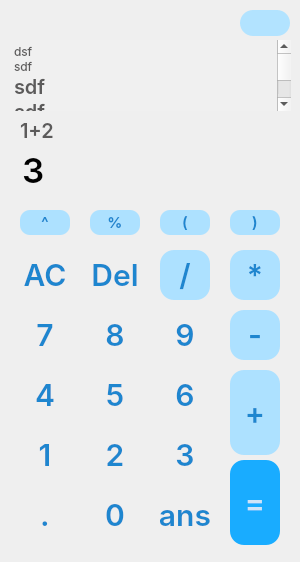
<?xml version="1.0" encoding="UTF-8"?>
<ui version="4.0">
 <class>Calculator_QtClass</class>
 <widget class="QMainWindow" name="Calculator_QtClass">
  <property name="geometry">
   <rect>
    <x>0</x>
    <y>0</y>
    <width>300</width>
    <height>562</height>
   </rect>
  </property>
  <property name="windowTitle">
   <string>Calchup</string>
  </property>
  <property name="windowIcon">
   <iconset resource="Calculator_Qt.qrc">
    <normaloff>:/Calculator_Qt/image 7.png</normaloff>:/Calculator_Qt/image 7.png</iconset>
  </property>
  <property name="styleSheet">
   <string notr="true">QPushButton::hover {
    background-color: #E1E1E1;
}

QPushButton:pressed {
    background-color: #D2D2D2;
}

</string>
  </property>
  <widget class="QWidget" name="centralWidget">
   <property name="sizePolicy">
    <sizepolicy hsizetype="Fixed" vsizetype="Fixed">
     <horstretch>0</horstretch>
     <verstretch>0</verstretch>
    </sizepolicy>
   </property>
   <widget class="QPushButton" name="dot_btn">
    <property name="geometry">
     <rect>
      <x>20</x>
      <y>490</y>
      <width>50</width>
      <height>50</height>
     </rect>
    </property>
    <property name="styleSheet">
     <string notr="true">border-radius: 14px;
color: #1E86CF;
font-family: Inter;
font-size: 30px;
font-style: normal;
font-weight: 500;
line-height: normal;</string>
    </property>
    <property name="text">
     <string>.</string>
    </property>
    <property name="shortcut">
     <string>.</string>
    </property>
   </widget>
   <widget class="QPushButton" name="equal_btn">
    <property name="geometry">
     <rect>
      <x>230</x>
      <y>460</y>
      <width>50</width>
      <height>85</height>
     </rect>
    </property>
    <property name="toolTip">
     <string>Enter</string>
    </property>
    <property name="styleSheet">
     <string notr="true">border-radius: 14px;
background: #19ACFF;

color: #CEE4F8;
font-family: Inter;
font-size: 30px;
font-style: normal;
font-weight: 500;
line-height: normal;</string>
    </property>
    <property name="text">
     <string>=</string>
    </property>
    <property name="shortcut">
     <string>Enter</string>
    </property>
   </widget>
   <widget class="QPushButton" name="plus_btn">
    <property name="geometry">
     <rect>
      <x>230</x>
      <y>370</y>
      <width>50</width>
      <height>85</height>
     </rect>
    </property>
    <property name="styleSheet">
     <string notr="true">border-radius: 14px;
background: #ADE1FF;
color: #1E86CF;
font-family: Inter;
font-size: 30px;
font-style: normal;
font-weight: 500;
line-height: normal;</string>
    </property>
    <property name="text">
     <string>+</string>
    </property>
    <property name="shortcut">
     <string>+</string>
    </property>
   </widget>
   <widget class="QPushButton" name="btn0">
    <property name="geometry">
     <rect>
      <x>90</x>
      <y>490</y>
      <width>50</width>
      <height>50</height>
     </rect>
    </property>
    <property name="styleSheet">
     <string notr="true">border-radius: 14px;
color: #1E86CF;
font-family: Inter;
font-size: 30px;
font-style: normal;
font-weight: 500;
line-height: normal;</string>
    </property>
    <property name="text">
     <string>0</string>
    </property>
    <property name="shortcut">
     <string>0</string>
    </property>
   </widget>
   <widget class="QPushButton" name="ans_btn">
    <property name="geometry">
     <rect>
      <x>160</x>
      <y>490</y>
      <width>50</width>
      <height>50</height>
     </rect>
    </property>
    <property name="toolTip">
     <string>a</string>
    </property>
    <property name="styleSheet">
     <string notr="true">border-radius: 14px;
color: #1E86CF;
font-family: Inter;
font-size: 30px;
font-style: normal;
font-weight: 500;
line-height: normal;</string>
    </property>
    <property name="text">
     <string>ans</string>
    </property>
    <property name="shortcut">
     <string>A</string>
    </property>
   </widget>
   <widget class="QPushButton" name="btn3">
    <property name="geometry">
     <rect>
      <x>160</x>
      <y>430</y>
      <width>50</width>
      <height>50</height>
     </rect>
    </property>
    <property name="styleSheet">
     <string notr="true">border-radius: 14px;
color: #1E86CF;
font-family: Inter;
font-size: 30px;
font-style: normal;
font-weight: 500;
line-height: normal;</string>
    </property>
    <property name="text">
     <string>3</string>
    </property>
    <property name="shortcut">
     <string>3</string>
    </property>
   </widget>
   <widget class="QPushButton" name="btn2">
    <property name="geometry">
     <rect>
      <x>90</x>
      <y>430</y>
      <width>50</width>
      <height>50</height>
     </rect>
    </property>
    <property name="styleSheet">
     <string notr="true">border-radius: 14px;
color: #1E86CF;
font-family: Inter;
font-size: 30px;
font-style: normal;
font-weight: 500;
line-height: normal;

</string>
    </property>
    <property name="text">
     <string>2</string>
    </property>
    <property name="shortcut">
     <string>2</string>
    </property>
   </widget>
   <widget class="QPushButton" name="btn1">
    <property name="geometry">
     <rect>
      <x>20</x>
      <y>430</y>
      <width>50</width>
      <height>50</height>
     </rect>
    </property>
    <property name="styleSheet">
     <string notr="true">border-radius: 14px;
color: #1E86CF;
font-family: Inter;
font-size: 30px;
font-style: normal;
font-weight: 500;
line-height: normal;</string>
    </property>
    <property name="text">
     <string>1</string>
    </property>
    <property name="shortcut">
     <string>1</string>
    </property>
   </widget>
   <widget class="QPushButton" name="btn7">
    <property name="geometry">
     <rect>
      <x>20</x>
      <y>310</y>
      <width>50</width>
      <height>50</height>
     </rect>
    </property>
    <property name="styleSheet">
     <string notr="true">border-radius: 14px;
color: #1E86CF;
font-family: Inter;
font-size: 30px;
font-style: normal;
font-weight: 500;
line-height: normal;</string>
    </property>
    <property name="text">
     <string>7</string>
    </property>
    <property name="shortcut">
     <string>7</string>
    </property>
   </widget>
   <widget class="QPushButton" name="btn5">
    <property name="geometry">
     <rect>
      <x>90</x>
      <y>370</y>
      <width>50</width>
      <height>50</height>
     </rect>
    </property>
    <property name="styleSheet">
     <string notr="true">border-radius: 14px;
/* box-shadow: 10px 10px 10px 0px rgba(255, 255, 255, 0.25) inset; */

color: #1E86CF;
font-family: Inter;
font-size: 30px;
font-style: normal;
font-weight: 500;
line-height: normal;</string>
    </property>
    <property name="text">
     <string>5</string>
    </property>
    <property name="shortcut">
     <string>5</string>
    </property>
   </widget>
   <widget class="QPushButton" name="btn4">
    <property name="geometry">
     <rect>
      <x>20</x>
      <y>370</y>
      <width>50</width>
      <height>50</height>
     </rect>
    </property>
    <property name="styleSheet">
     <string notr="true">border-radius: 14px;
color: #1E86CF;
font-family: Inter;
font-size: 30px;
font-style: normal;
font-weight: 500;
line-height: normal;</string>
    </property>
    <property name="text">
     <string>4</string>
    </property>
    <property name="shortcut">
     <string>4</string>
    </property>
   </widget>
   <widget class="QPushButton" name="btn6">
    <property name="geometry">
     <rect>
      <x>160</x>
      <y>370</y>
      <width>50</width>
      <height>50</height>
     </rect>
    </property>
    <property name="styleSheet">
     <string notr="true">border-radius: 14px;
color: #1E86CF;
font-family: Inter;
font-size: 30px;
font-style: normal;
font-weight: 500;
line-height: normal;</string>
    </property>
    <property name="text">
     <string>6</string>
    </property>
    <property name="shortcut">
     <string>6</string>
    </property>
   </widget>
   <widget class="QPushButton" name="btn9">
    <property name="geometry">
     <rect>
      <x>160</x>
      <y>310</y>
      <width>50</width>
      <height>50</height>
     </rect>
    </property>
    <property name="styleSheet">
     <string notr="true">border-radius: 14px;
color: #1E86CF;
font-family: Inter;
font-size: 30px;
font-style: normal;
font-weight: 500;
line-height: normal;</string>
    </property>
    <property name="text">
     <string>9</string>
    </property>
    <property name="shortcut">
     <string>9</string>
    </property>
   </widget>
   <widget class="QPushButton" name="btn8">
    <property name="geometry">
     <rect>
      <x>90</x>
      <y>310</y>
      <width>50</width>
      <height>50</height>
     </rect>
    </property>
    <property name="styleSheet">
     <string notr="true">border-radius: 14px;
color: #1E86CF;
font-family: Inter;
font-size: 30px;
font-style: normal;
font-weight: 500;
line-height: normal;</string>
    </property>
    <property name="text">
     <string>8</string>
    </property>
    <property name="shortcut">
     <string>8</string>
    </property>
   </widget>
   <widget class="QPushButton" name="minus_btn">
    <property name="geometry">
     <rect>
      <x>230</x>
      <y>310</y>
      <width>50</width>
      <height>50</height>
     </rect>
    </property>
    <property name="styleSheet">
     <string notr="true">border-radius: 14px;
background: #ADE1FF;
color: #1E86CF;
font-family: Inter;
font-size: 30px;
font-style: normal;
font-weight: 500;
line-height: normal;</string>
    </property>
    <property name="text">
     <string>-</string>
    </property>
    <property name="shortcut">
     <string>-</string>
    </property>
   </widget>
   <widget class="QPushButton" name="mult_btn">
    <property name="geometry">
     <rect>
      <x>230</x>
      <y>250</y>
      <width>50</width>
      <height>50</height>
     </rect>
    </property>
    <property name="styleSheet">
     <string notr="true">border-radius: 14px;
background: #ADE1FF;
color: #1E86CF;
font-family: Inter;
font-size: 30px;
font-style: normal;
font-weight: 500;
line-height: normal;</string>
    </property>
    <property name="text">
     <string>*</string>
    </property>
    <property name="shortcut">
     <string>*</string>
    </property>
   </widget>
   <widget class="QPushButton" name="Del_btn">
    <property name="geometry">
     <rect>
      <x>90</x>
      <y>250</y>
      <width>50</width>
      <height>50</height>
     </rect>
    </property>
    <property name="toolTip">
     <string>&lt;-</string>
    </property>
    <property name="styleSheet">
     <string notr="true">border-radius: 14px;
color: #1E86CF;
font-family: Inter;
font-size: 30px;
font-style: normal;
font-weight: 500;
line-height: normal;</string>
    </property>
    <property name="text">
     <string>Del</string>
    </property>
    <property name="shortcut">
     <string>Backspace</string>
    </property>
   </widget>
   <widget class="QPushButton" name="divide_btn">
    <property name="geometry">
     <rect>
      <x>160</x>
      <y>250</y>
      <width>50</width>
      <height>50</height>
     </rect>
    </property>
    <property name="styleSheet">
     <string notr="true">border-radius: 14px;
background: #ADE1FF;
color: #1E86CF;
font-family: Inter;
font-size: 30px;
font-style: normal;
font-weight: 500;
line-height: normal;</string>
    </property>
    <property name="text">
     <string>/</string>
    </property>
    <property name="shortcut">
     <string>/</string>
    </property>
   </widget>
   <widget class="QPushButton" name="AC_btn">
    <property name="geometry">
     <rect>
      <x>20</x>
      <y>250</y>
      <width>50</width>
      <height>50</height>
     </rect>
    </property>
    <property name="toolTip">
     <string>c</string>
    </property>
    <property name="styleSheet">
     <string notr="true">border-radius: 14px;
color: #1E86CF;
font-family: Inter;
font-size: 30px;
font-style: normal;
font-weight: 500;
line-height: normal;</string>
    </property>
    <property name="text">
     <string>AC</string>
    </property>
    <property name="shortcut">
     <string>C</string>
    </property>
   </widget>
   <widget class="QPushButton" name="leftBracket_btn">
    <property name="geometry">
     <rect>
      <x>160</x>
      <y>210</y>
      <width>50</width>
      <height>25</height>
     </rect>
    </property>
    <property name="styleSheet">
     <string notr="true">border-radius: 10px;
background: #ADE1FF;

color: #1E86CF;
font-family: Inter;
font-size: 15px;
font-style: normal;
font-weight: 500;
line-height: normal;</string>
    </property>
    <property name="text">
     <string>(</string>
    </property>
    <property name="shortcut">
     <string>(</string>
    </property>
   </widget>
   <widget class="QPushButton" name="rightBracket_btn">
    <property name="geometry">
     <rect>
      <x>230</x>
      <y>210</y>
      <width>50</width>
      <height>25</height>
     </rect>
    </property>
    <property name="styleSheet">
     <string notr="true">border-radius: 10px;
background: #ADE1FF;

color: #1E86CF;
font-family: Inter;
font-size: 15px;
font-style: normal;
font-weight: 500;
line-height: normal;</string>
    </property>
    <property name="text">
     <string>)</string>
    </property>
    <property name="shortcut">
     <string>)</string>
    </property>
   </widget>
   <widget class="QPushButton" name="modulas_btn">
    <property name="geometry">
     <rect>
      <x>90</x>
      <y>210</y>
      <width>50</width>
      <height>25</height>
     </rect>
    </property>
    <property name="styleSheet">
     <string notr="true">border-radius: 10px;
background: #ADE1FF;

color: #1E86CF;
font-family: Inter;
font-size: 15px;
font-style: normal;
font-weight: 500;
line-height: normal;</string>
    </property>
    <property name="text">
     <string>%</string>
    </property>
    <property name="shortcut">
     <string>%</string>
    </property>
   </widget>
   <widget class="QPushButton" name="power_btn">
    <property name="geometry">
     <rect>
      <x>20</x>
      <y>210</y>
      <width>50</width>
      <height>25</height>
     </rect>
    </property>
    <property name="styleSheet">
     <string notr="true">border-radius: 10px;
background: #ADE1FF;

color: #1E86CF;
font-family: Inter;
font-size: 15px;
font-style: normal;
font-weight: 500;
line-height: normal;</string>
    </property>
    <property name="text">
     <string>^</string>
    </property>
    <property name="shortcut">
     <string>^</string>
    </property>
   </widget>
   <widget class="QLabel" name="screen2">
    <property name="geometry">
     <rect>
      <x>20</x>
      <y>100</y>
      <width>260</width>
      <height>60</height>
     </rect>
    </property>
    <property name="styleSheet">
     <string notr="true">color: #5C5B5B;
font-family: Inter;
font-size: 20px;
font-style: normal;
font-weight: 500;
line-height: normal;</string>
    </property>
    <property name="text">
     <string>1+2</string>
    </property>
   </widget>
   <widget class="QPushButton" name="change_theme_btn">
    <property name="geometry">
     <rect>
      <x>240</x>
      <y>10</y>
      <width>50</width>
      <height>26</height>
     </rect>
    </property>
    <property name="styleSheet">
     <string notr="true">border-radius: 13px;
background: #B2E3FF;
color:#B2E3FF;
font-family: Inter;


</string>
    </property>
    <property name="text">
     <string>dark</string>
    </property>
   </widget>
   <widget class="QLineEdit" name="screen1">
    <property name="geometry">
     <rect>
      <x>20</x>
      <y>140</y>
      <width>260</width>
      <height>60</height>
     </rect>
    </property>
    <property name="styleSheet">
     <string notr="true">border : none;
background: transparent;

color: #000;
font-family: Inter;
font-size: 35px;
font-style: normal;
font-weight: 500;
line-height: normal;</string>
    </property>
    <property name="text">
     <string>3</string>
    </property>
    <property name="alignment">
     <set>Qt::AlignLeading|Qt::AlignLeft|Qt::AlignVCenter</set>
    </property>
   </widget>
   <widget class="QPushButton" name="image_button">
    <property name="geometry">
     <rect>
      <x>242</x>
      <y>12</y>
      <width>24</width>
      <height>22</height>
     </rect>
    </property>
    <property name="cursor">
     <cursorShape>PointingHandCursor</cursorShape>
    </property>
    <property name="styleSheet">
     <string notr="true">background-image: url(:/Calculator_Qt/Screenshot 2023-07-08 020926.png);
background-repeat: no-repeat;
border-radius: 11px;
font-family: Inter;</string>
    </property>
    <property name="text">
     <string/>
    </property>
   </widget>
   <widget class="QTextBrowser" name="textBrowser">
    <property name="geometry">
     <rect>
      <x>10</x>
      <y>40</y>
      <width>281</width>
      <height>71</height>
     </rect>
    </property>
    <property name="styleSheet">
     <string notr="true">border : none;
background-color: #f0f0f0;

color: #5C5B5B;
font-family: Inter;
font-size: 15px;
font-style: normal;
</string>
    </property>
    <property name="html">
     <string>&lt;!DOCTYPE HTML PUBLIC &quot;-//W3C//DTD HTML 4.0//EN&quot; &quot;http://www.w3.org/TR/REC-html40/strict.dtd&quot;&gt;
&lt;html&gt;&lt;head&gt;&lt;meta name=&quot;qrichtext&quot; content=&quot;1&quot; /&gt;&lt;meta charset=&quot;utf-8&quot; /&gt;&lt;style type=&quot;text/css&quot;&gt;
p, li { white-space: pre-wrap; }
hr { height: 1px; border-width: 0; }
li.unchecked::marker { content: &quot;\2610&quot;; }
li.checked::marker { content: &quot;\2612&quot;; }
&lt;/style&gt;&lt;/head&gt;&lt;body style=&quot; font-family:'Inter'; font-size:15px; font-weight:400; font-style:normal;&quot;&gt;
&lt;p style=&quot; margin-top:0px; margin-bottom:0px; margin-left:0px; margin-right:0px; -qt-block-indent:0; text-indent:0px;&quot;&gt;&lt;span style=&quot; font-family:'Segoe UI'; font-size:9pt;&quot;&gt;dsf&lt;/span&gt;&lt;/p&gt;
&lt;p style=&quot; margin-top:0px; margin-bottom:0px; margin-left:0px; margin-right:0px; -qt-block-indent:0; text-indent:0px;&quot;&gt;&lt;span style=&quot; font-family:'Segoe UI'; font-size:9pt;&quot;&gt;sdf&lt;/span&gt;&lt;/p&gt;
&lt;p style=&quot; margin-top:0px; margin-bottom:0px; margin-left:0px; margin-right:0px; -qt-block-indent:0; text-indent:0px;&quot;&gt;&lt;span style=&quot; font-size:20px; font-weight:500;&quot;&gt;sdf&lt;/span&gt;&lt;/p&gt;
&lt;p style=&quot; margin-top:0px; margin-bottom:0px; margin-left:0px; margin-right:0px; -qt-block-indent:0; text-indent:0px;&quot;&gt;&lt;span style=&quot; font-size:20px; font-weight:500;&quot;&gt;sdf&lt;/span&gt;&lt;/p&gt;
&lt;p style=&quot; margin-top:0px; margin-bottom:0px; margin-left:0px; margin-right:0px; -qt-block-indent:0; text-indent:0px;&quot;&gt;&lt;span style=&quot; font-size:20px; font-weight:500;&quot;&gt;sd&lt;/span&gt;&lt;/p&gt;
&lt;p style=&quot; margin-top:0px; margin-bottom:0px; margin-left:0px; margin-right:0px; -qt-block-indent:0; text-indent:0px;&quot;&gt;&lt;span style=&quot; font-size:20px; font-weight:500;&quot;&gt;fsd&lt;/span&gt;&lt;/p&gt;
&lt;p style=&quot; margin-top:0px; margin-bottom:0px; margin-left:0px; margin-right:0px; -qt-block-indent:0; text-indent:0px;&quot;&gt;&lt;span style=&quot; font-size:20px; font-weight:500;&quot;&gt;fas&lt;/span&gt;&lt;/p&gt;
&lt;p style=&quot; margin-top:0px; margin-bottom:0px; margin-left:0px; margin-right:0px; -qt-block-indent:0; text-indent:0px;&quot;&gt;&lt;span style=&quot; font-size:20px; font-weight:500;&quot;&gt;d&lt;/span&gt;&lt;/p&gt;&lt;/body&gt;&lt;/html&gt;</string>
    </property>
   </widget>
  </widget>
 </widget>
 <layoutdefault spacing="6" margin="11"/>
 <resources>
  <include location="Calculator_Qt.qrc"/>
 </resources>
 <connections/>
</ui>
